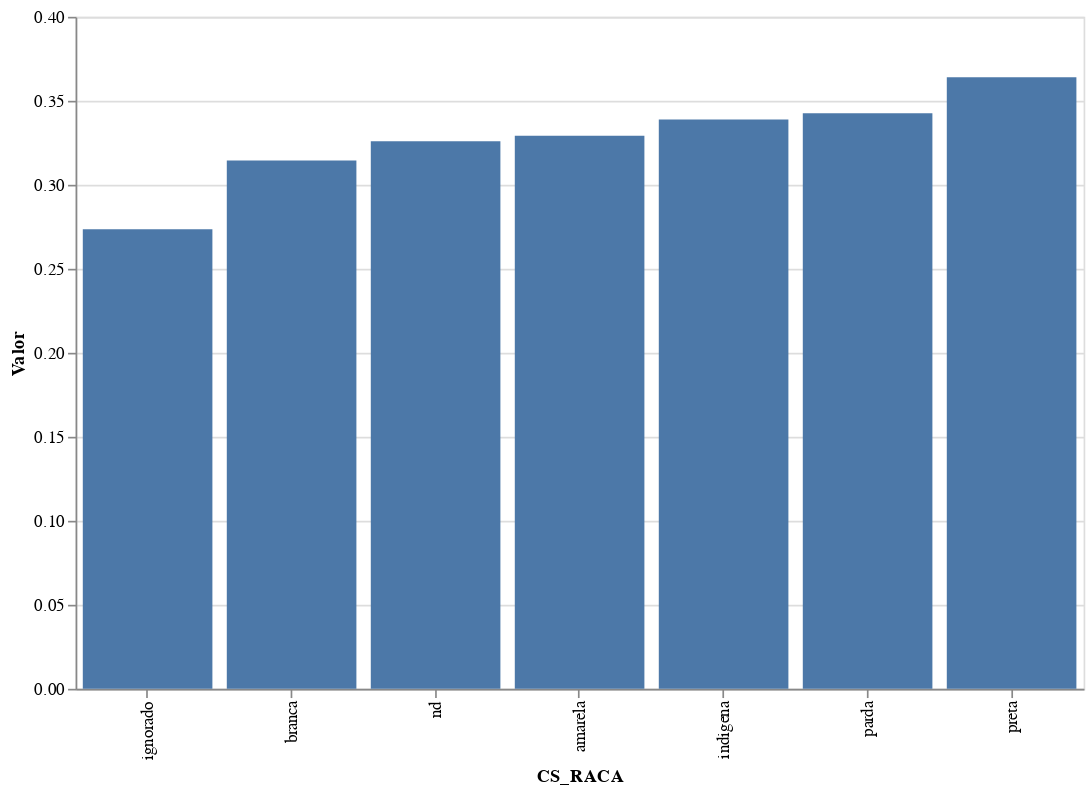

Here is the notebook cell this chart was saved with:
### Markdown cell above
## Raça/Cor

### Code cell
#hide_input
#collapse_output

x_col = 'CS_RACA'
cat_col = None
sel_cols = ['UF_RES']
selection_dict = {}
dataFrame2Chart(df_srag,x_col,cat_col,sel_cols,selection_dict,total=True,mark_type='bar',sort_values=True)

### Figure 1 — Vega-Lite specification as saved in the notebook (floating-point values rounded to 4 significant figures; data arrays with more than 128 entries replaced by an {"elided": "..."} marker saying what was removed)
{"config": {"view": {"continuousWidth": 400, "continuousHeight": 300}}, "data": {"name": "data-90af0d476d708aecb5e35adbf729c1cc"}, "mark": "bar", "encoding": {"tooltip": [{"type": "nominal", "field": "CS_RACA"}, {"type": "nominal", "field": "UF_RES"}, {"type": "quantitative", "field": "cura"}, {"type": "quantitative", "field": "ignorado"}, {"type": "quantitative", "field": "nd"}, {"type": "quantitative", "field": "obito"}, {"type": "quantitative", "field": "obito_outras_causas"}, {"type": "quantitative", "field": "total"}, {"type": "quantitative", "field": "tx_obito_andamento"}, {"type": "quantitative", "field": "tx_obito_concluido"}], "x": {"type": "nominal", "field": "CS_RACA", "sort": "y"}, "y": {"type": "quantitative", "field": "Valor"}}, "height": 400, "selection": {"selector009": {"type": "single", "fields": ["Y_col"], "bind": {"input": "select", "options": ["cura", "ignorado", "nd", "obito", "obito_outras_causas", "total", "tx_obito_andamento", "tx_obito_concluido"], "name": "Y_col"}, "init": {"Y_col": "tx_obito_concluido"}}, "Selecione": {"type": "single", "fields": ["UF_RES"], "init": {"UF_RES": "--TODOS--"}, "bind": {"UF_RES": {"input": "select", "options": ["--TODOS--", "11_Rondônia", "12_Acre", "13_Amazonas", "14_Roraima", "15_Pará", "16_Amapá", "17_Tocantins", "21_Maranhão", "22_Piauí", "23_Ceará", "24_Rio Grande do Norte", "25_Paraíba", "26_Pernambuco", "27_Alagoas", "28_Sergipe", "29_Bahia", "31_Minas Gerais", "32_Espírito Santo", "33_Rio de Janeiro", "35_São Paulo", "41_Paraná", "42_Santa Catarina", "43_Rio Grande do Sul", "50_Mato Grosso do Sul", "51_Mato Grosso", "52_Goiás", "53_Distrito Federal", "nan_nd"]}}}}, "transform": [{"fold": ["cura", "ignorado", "nd", "obito", "obito_outras_causas", "total", "tx_obito_andamento", "tx_obito_concluido"], "as": ["Y_col", "Valor"]}, {"filter": {"selection": "selector009"}}, {"filter": {"selection": "Selecione"}}], "width": 600, "$schema": "https://vega.github.io/schema/vega-lite/v4.8.1.json", "datasets": {"data-90af0d476d708aecb5e35adbf729c1cc": {"elided": "203 records"}}}
